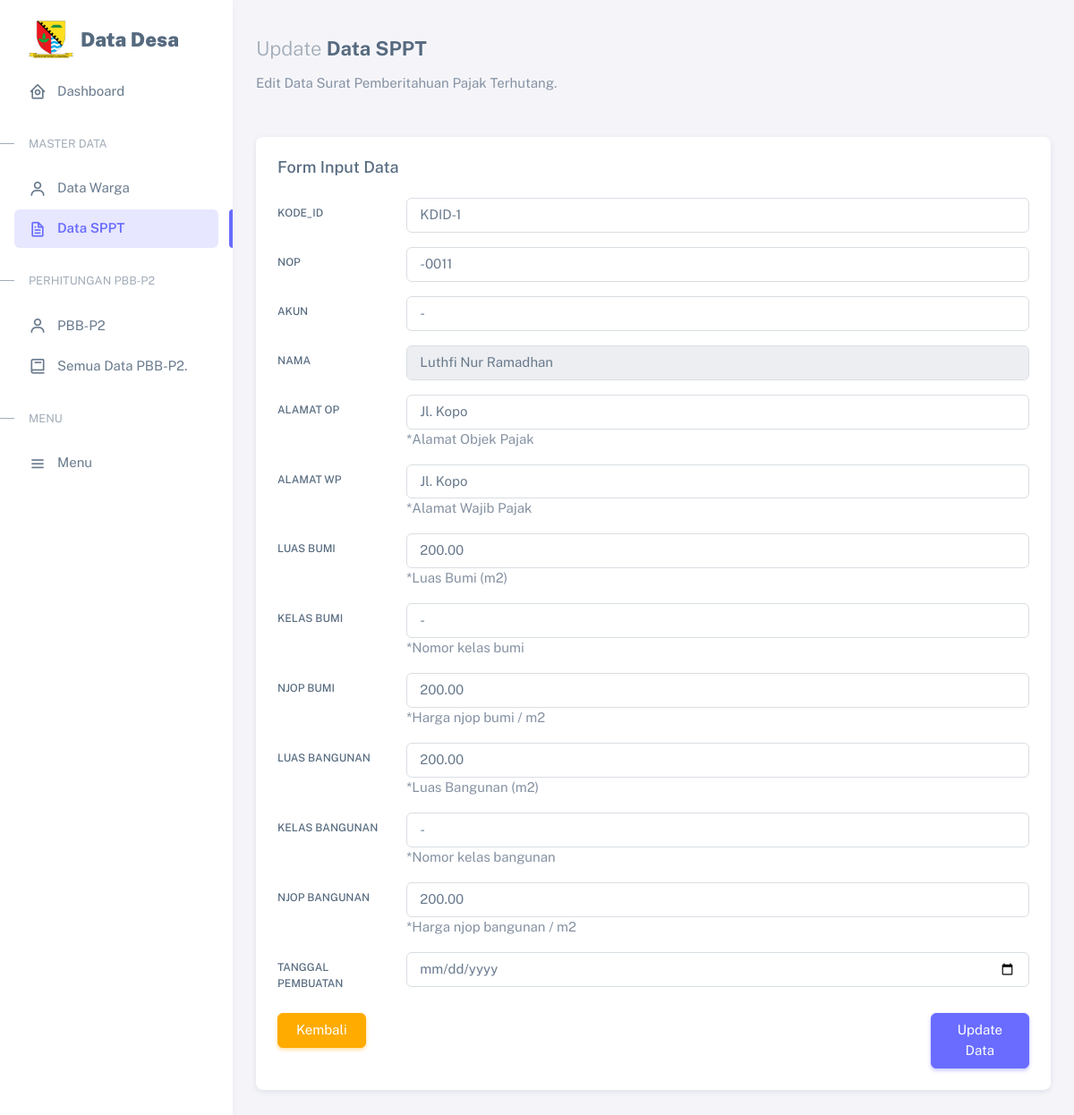
/view/data_sppt/edit.php?id=14 (signed in), run on the app's committed database.
### tables this page shows
CREATE TABLE `data_sppt` (
  `id` int(11) NOT NULL,
  `user_id` int(11) DEFAULT NULL,
  `kode_id` varchar(6) DEFAULT NULL,
  `nop` varchar(18) DEFAULT NULL,
  `akun` varchar(30) DEFAULT NULL,
  `nama` varchar(50) DEFAULT NULL,
  `alamat_op` varchar(50) DEFAULT NULL,
  `alamat_wp` varchar(50) DEFAULT NULL,
  `luas_bumi` decimal(10,2) DEFAULT NULL,
  `kelas_bumi` varchar(10) DEFAULT NULL,
  `njop_bumi` decimal(12,2) DEFAULT NULL,
  `luas_bangunan` decimal(10,2) DEFAULT NULL,
  `kelas_bangunan` varchar(10) DEFAULT NULL,
  `njop_bangunan` decimal(12,2) DEFAULT NULL,
  `tanggal` date NOT NULL
);

### view/data_sppt/functions.php (called while the page is built, shortened)
<?php
include '../config.php';
function index($query)
{
    global $conn;
    $result = mysqli_query($conn, $query);
    $rows = [];
    while ($row = mysqli_fetch_assoc($result)) {
        $rows[] = $row;
    }
    return $rows;
}
?>

### view/data_sppt/edit.php (the view, shortened to what this page needs)
<?php
require '../config.php';
require 'functions.php';
$id = $_GET["id"];
$query = index("SELECT * FROM data_sppt WHERE id = $id")[0];
include '../layouts/header.php';
?>
<div class="layout-wrapper layout-content-navbar">
    <div class="layout-container">
        <?php include '../layouts/sidebar.php'; ?>
        <div class="content-wrapper">
            <div class="container flex-grow-1 container-p-y">
                <div class="mt-3 mb-5">
                    <h4 class="fw-bold"><span class="text-muted fw-light">Update </span>Data SPPT</h4>
                    <p class="text-secondary">Edit Data Surat Pemberitahuan Pajak Terhutang.</p>
                </div>
                <div class="row">
                    <div class="col-xxl">
                        <div class="card mb-4">
                            <div class="card-header d-flex align-items-center justify-content-between">
                                <h5 class="mb-0">Form Input Data</h5>
                            </div>
                            <div class="card-body">
                                <form action="" method="post">
                                    <div class="row mb-3">
                                        <label class="col-sm-2 col-form-label" for="kode_id">Kode_id</label>
                                        <div class="col-sm-10">
                                            <input type="text" class="form-control" id="kode_id" name="kode_id" placeholder="Masukkan Kode ID..." value="<?= $query['kode_id'] ?>" />
                                        </div>
                                    </div>
                                    <div class="row mb-3">
                                        <label class="col-sm-2 col-form-label" for="nop">NOP</label>
                                        <div class="col-sm-10">
                                            <input type="text" class="form-control" id="nop" name="nop" placeholder="Masukkan Nomor Objek Pajak Anda..." value="<?= $query['nop'] ?>" />
                                        </div>
                                    </div>
                                    <div class="row mb-3">
                                        <label class="col-sm-2 col-form-label" for="akun">Akun</label>
                                        <div class="col-sm-10">
                                            <input type="text" class="form-control" id="akun" name="akun" placeholder="Masukkan Akun Anda..." value="<?= $query['akun'] ?>" />
                                        </div>
                                    </div>
                                    <div class="row mb-3">
                                        <label class="col-sm-2 col-form-label" for="nama">Nama</label>
                                        <div class="col-sm-10">
                                            <input type="text" class="form-control" id="nama" name="nama" placeholder="Masukkan Nama Anda..." value="<?= $query['nama']; ?>" readonly/>
                                        </div>
                                    </div>
                                    <div class="row mb-3">
                                        <label class="col-sm-2 col-form-label" for="alamat_op">Alamat OP</label>
                                        <div class="col-sm-10">
                                            <input type="text" class="form-control" id="alamat_op" name="alamat_op" placeholder="Masukkan Alamat OP Anda..." value="<?= $query['alamat_op'] ?>" />
                                            <span class="text-secondary">*Alamat Objek Pajak</span>
                                        </div>
                                    </div>
                                    <div class="row mb-3">
                                        <label class="col-sm-2 col-form-label" for="alamat_wp">Alamat WP</label>
                                        <div class="col-sm-10">
                                            <input type="text" class="form-control" id="alamat_wp" name="alamat_wp" placeholder="Masukkan Alamat WP Anda..." value="<?= $query['alamat_wp'] ?>" />
                                            <span class="text-secondary">*Alamat Wajib Pajak</span>
                                        </div>
                                    </div>
                                    <div class="row mb-3">
                                        <label class="col-sm-2 col-form-label" for="luas_bumi">Luas Bumi</label>
                                        <div class="col-sm-10">
                                            <input type="text" class="form-control" id="luas_bumi" name="luas_bumi" placeholder="Masukkan Luas Bumi Anda..." value="<?= $query['luas_bumi'] ?>" />
                                            <span class="text-secondary">*Luas Bumi (m2)</span>
                                        </div>
                                    </div>
                                    <div class="row mb-3">
                                        <label class="col-sm-2 col-form-label" for="kelas_bumi">Kelas Bumi</label>
                                        <div class="col-sm-10">
                                            <input type="text" class="form-control" id="kelas_bumi" name="kelas_bumi" placeholder="Masukkan Kelas Bumi Anda..." value="<?= $query['kelas_bumi'] ?>" />
                                            <span class="text-secondary">*Nomor kelas bumi</span>
                                        </div>
                                    </div>
                                    <div class="row mb-3">
                                        <label class="col-sm-2 col-form-label" for="njop_bumi">NJOP Bumi</label>
                                        <div class="col-sm-10">
                                            <input type="text" class="form-control" id="njop_bumi" name="njop_bumi" placeholder="Masukkan NJOP Bumi Anda..." value="<?= $query['njop_bumi'] ?>" />
                                            <span class="text-secondary">*Harga njop bumi / m2</span>
                                        </div>
                                    </div>
                                    <div class="row mb-3">
                                        <label class="col-sm-2 col-form-label" for="luas_bangunan">Luas Bangunan</label>
                                        <div class="col-sm-10">
                                            <input type="text" class="form-control" id="luas_bangunan" name="luas_bangunan" placeholder="Masukkan Luas Bangunan Anda..." value="<?= $query['luas_bangunan'] ?>" />
                                            <span class="text-secondary">*Luas Bangunan (m2)</span>
                                        </div>
                                    </div>
                                    <div class="row mb-3">
                                        <label class="col-sm-2 col-form-label" for="kelas_bangunan">Kelas Bangunan</label>
                                        <div class="col-sm-10">
                                            <input type="text" class="form-control" id="kelas_bangunan" name="kelas_bangunan" placeholder="Masukkan Kelas Bangunan Anda..." value="<?= $query['kelas_bangunan'] ?>" />
                                            <span class="text-secondary">*Nomor kelas bangunan</span>
                                        </div>
                                    </div>
                                    <div class="row mb-3">
                                        <label class="col-sm-2 col-form-label" for="njop_bangunan">NJOP Bangunan</label>
                                        <div class="col-sm-10">
                                            <input type="text" class="form-control" id="njop_bangunan" name="njop_bangunan" placeholder="Masukkan NJOP Bangunan Anda..." value="<?= $query['njop_bangunan'] ?>" />
                                            <span class="text-secondary">*Harga njop bangunan / m2</span>
                                        </div>
                                    </div>
                                    <div class="row mb-3">
                                        <label class="col-sm-2 col-form-label" for="tanggal">Tanggal Pembuatan</label>
                                        <div class="col-sm-10">
                                            <input type="date" class="form-control" id="tanggal" name="tanggal"/>
                                        </div>
                                    </div>
                                    <div class="row justify-content-between d-flex">
                                        <div class="col-sm-2">
                                            <a href="../data_sppt/index.php" class="btn btn-warning">Kembali</a>
                                        </div>
                                        <div class="col-sm-2">
                                            <button type="submit" name="submit" class="btn btn-primary ms-2">Update Data</button>
                                        </div>
                                    </div>
                                </form>
                            </div>
                        </div>
                    </div>
                </div>
            </div>
        </div>
    </div>
</div>
<?php
include '../layouts/footer.php';
?>

### data on the page
data_sppt: kode_id "KDID-1", nop "-0011", akun "-", nama "Luthfi Nur Ramadhan", alamat_op "Jl. Kopo", alamat_wp "Jl. Kopo", luas_bumi "200.00", kelas_bumi "-", njop_bumi "200.00", luas_bangunan "200.00", kelas_bangunan "-", njop_bangunan "200.00"
